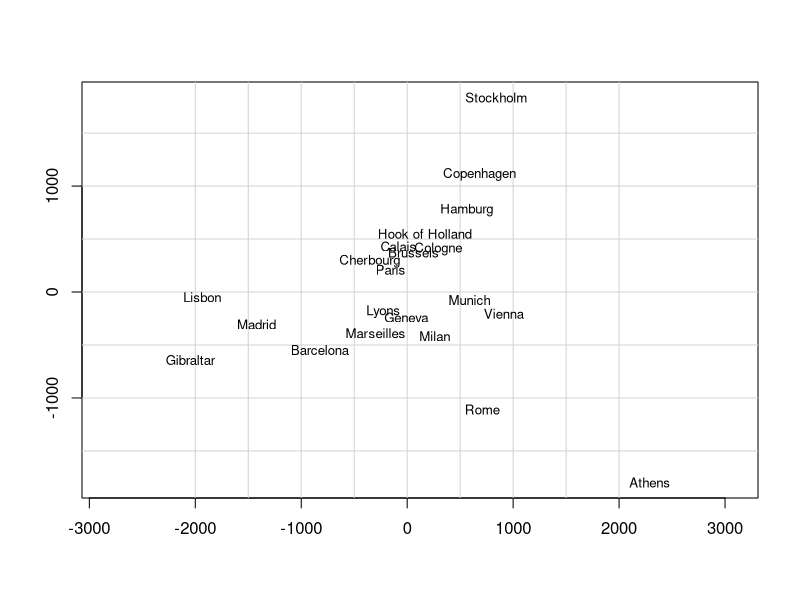

Write the R code that produced this figure.
#!/usr/bin/r

# Set up World Coordinates for Graphics Window
# Description
# This function sets up the world coordinate system for a graphics window. It is called by higher level functions such as plot.default (after plot.new).

# Usage
# plot.window(xlim, ylim, log = "", asp = NA, ...)
# Arguments
# xlim, ylim	
# numeric vectors of length 2, giving the x and y coordinates ranges.

# log	
# character; indicating which axes should be in log scale.

# asp	
# numeric, giving the aspect ratio y/x, see ‘Details’.

# ...	
# further graphical parameters as in par. The relevant ones are xaxs, yaxs and lab.

# Details
# asp:
# If asp is a finite positive value then the window is set up so that one data unit in the y direction is equal in length to asp * one data unit in the x direction.

# Note that in this case, par("usr") is no longer determined by, e.g., par("xaxs"), but rather by asp and the device's aspect ratio. (See what happens if you interactively resize the plot device after running the example below!)

# The special case asp == 1 produces plots where distances between points are represented accurately on screen. Values with asp > 1 can be used to produce more accurate maps when using latitude and longitude.

# Note that the coordinate ranges will be extended by 4% if the appropriate graphical parameter xaxs or yaxs has value "r" (which is the default).

# To reverse an axis, use xlim or ylim of the form c(hi, lo).

# The function attempts to produce a plausible set of scales if one or both of xlim and ylim is of length one or the two values given are identical, but it is better to avoid that case.

# Usually, one should rather use the higher-level functions such as plot, hist, image, ..., instead and refer to their help pages for explanation of the arguments.

# A side-effect of the call is to set up the usr, xaxp and yaxp graphical parameters. (It is for the latter two that lab is used.)

# See Also
# xy.coords, plot.xy, plot.default.

# par for the graphical parameters mentioned.

# Examples

##--- An example for the use of 'asp' :
require(stats)  # normally loaded
loc <- cmdscale(eurodist)
rx <- range(x <- loc[,1])
ry <- range(y <- -loc[,2])
plot(x, y, type = "n", asp = 1, xlab = "", ylab = "")
abline(h = pretty(rx, 10), v = pretty(ry, 10), col = "lightgray")
text(x, y, labels(eurodist), cex = 0.8)